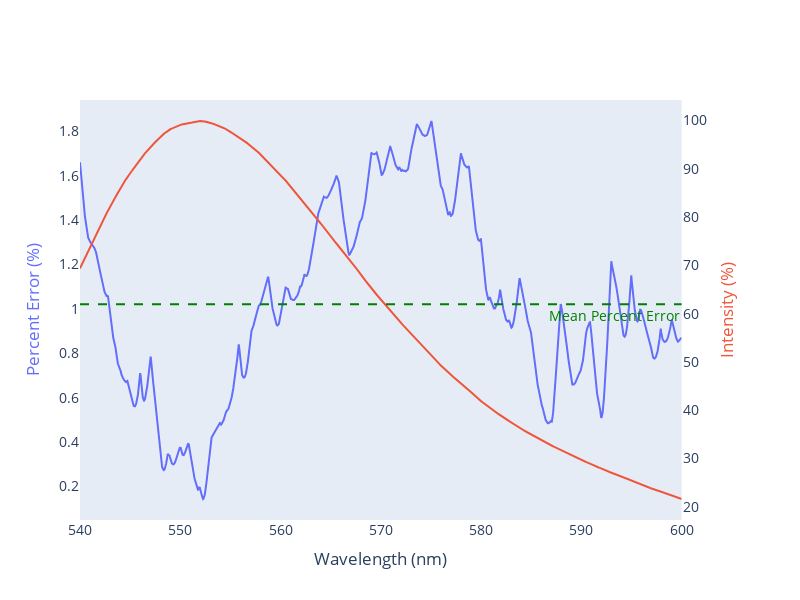

This figure's notebook cell:
### Code cell
from plotly.subplots import make_subplots

# Create figure with secondary y-axis
fig = make_subplots(specs=[[{"secondary_y": True}]])

# Add traces
fig.add_trace(
    go.Scatter(x=x, y=perc_error, mode='lines', name='Percent Error'),
    secondary_y=False,
)

fig.add_trace(
    go.Scatter(x=x, y=mean_y, mode='lines', name='Mean Intensity'),
    secondary_y=True,
)


# Add figure title
fig.update_layout(
    height=600,
    width=800,
    font=dict(size=14),
    showlegend=False,
)

# Set x-axis title
mean_perc_error = np.mean(perc_error)
fig.add_hline(y=mean_perc_error, line_dash="dash", line_color="green", annotation_text="Mean Percent Error", annotation_position="bottom right", annotation_font_color="green")
fig.update_xaxes(title_text="Wavelength (nm)", showgrid=False)

# Set y-axes titles and remove grid
fig.update_yaxes(title_text="<span style='color:#636EFA'>Percent Error (%)</span>", secondary_y=False, showgrid=False)
fig.update_yaxes(title_text="<span style='color:#EF553B'>Intensity (%)</span>", secondary_y=True, showgrid=False)

fig.show()

### Figure 1 — Plotly figure (JSON) as saved in the notebook; plotly's stock layout.template omitted (floating-point values rounded to 4 significant figures; data arrays with more than 128 entries replaced by an {"elided": "..."} marker saying what was removed)
{"data": [{"mode": "lines", "name": "Percent Error", "type": "scatter", "x": {"elided": "60000 float values"}, "xaxis": "x", "y": {"elided": "60000 float values"}, "yaxis": "y"}, {"mode": "lines", "name": "Mean Intensity", "type": "scatter", "x": {"elided": "60000 float values"}, "xaxis": "x", "y": {"elided": "60000 float values"}, "yaxis": "y2"}], "layout": {"annotations": [{"font": {"color": "green"}, "showarrow": false, "text": "Mean Percent Error", "x": 1, "xanchor": "right", "xref": "x domain", "y": 1.021, "yanchor": "top", "yref": "y"}], "font": {"size": 14}, "height": 600, "shapes": [{"line": {"color": "green", "dash": "dash"}, "type": "line", "x0": 0, "x1": 1, "xref": "x domain", "y0": 1.021, "y1": 1.021, "yref": "y"}], "showlegend": false, "width": 800, "xaxis": {"anchor": "y", "domain": [0, 0.94], "showgrid": false, "title": {"text": "Wavelength (nm)"}}, "yaxis": {"anchor": "x", "domain": [0, 1], "showgrid": false, "title": {"text": "<span style='color:#636EFA'>Percent Error (%)</span>"}}, "yaxis2": {"anchor": "x", "overlaying": "y", "showgrid": false, "side": "right", "title": {"text": "<span style='color:#EF553B'>Intensity (%)</span>"}}}}
